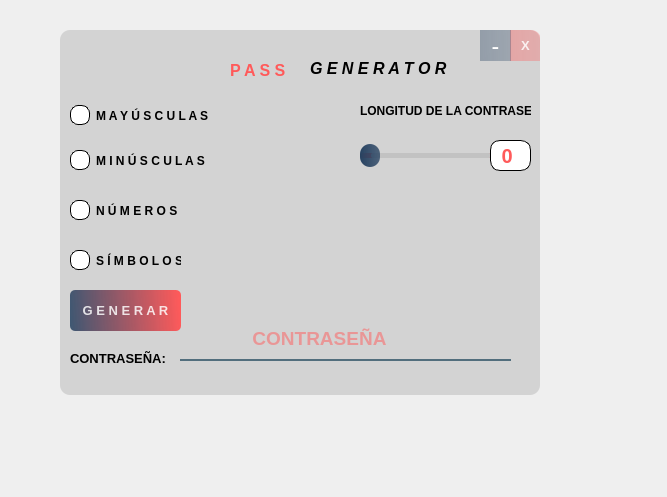
<?xml version="1.0" encoding="UTF-8"?>
<ui version="4.0">
 <class>Form</class>
 <widget class="QWidget" name="Form">
  <property name="geometry">
   <rect>
    <x>0</x>
    <y>0</y>
    <width>667</width>
    <height>497</height>
   </rect>
  </property>
  <property name="windowTitle">
   <string>Form</string>
  </property>
  <widget class="QWidget" name="widget_2" native="true">
   <property name="geometry">
    <rect>
     <x>-10</x>
     <y>10</y>
     <width>611</width>
     <height>501</height>
    </rect>
   </property>
   <widget class="QLabel" name="label_fondo">
    <property name="geometry">
     <rect>
      <x>70</x>
      <y>20</y>
      <width>480</width>
      <height>365</height>
     </rect>
    </property>
    <property name="styleSheet">
     <string notr="true">border-image: url(:/images/image.jpg);
border-radius:10px;</string>
    </property>
    <property name="text">
     <string/>
    </property>
   </widget>
   <widget class="QLabel" name="label_gradiente">
    <property name="geometry">
     <rect>
      <x>70</x>
      <y>20</y>
      <width>480</width>
      <height>365</height>
     </rect>
    </property>
    <property name="styleSheet">
     <string notr="true">background-color: rgb(0, 0, 0,30);
border-radius:10px;</string>
    </property>
    <property name="text">
     <string/>
    </property>
   </widget>
   <widget class="QWidget" name="widget" native="true">
    <property name="geometry">
     <rect>
      <x>70</x>
      <y>20</y>
      <width>480</width>
      <height>365</height>
     </rect>
    </property>
    <widget class="QCheckBox" name="cb_mayus">
     <property name="geometry">
      <rect>
       <x>10</x>
       <y>70</y>
       <width>141</width>
       <height>31</height>
      </rect>
     </property>
     <property name="font">
      <font>
       <weight>75</weight>
       <italic>false</italic>
       <bold>true</bold>
      </font>
     </property>
     <property name="autoFillBackground">
      <bool>false</bool>
     </property>
     <property name="styleSheet">
      <string notr="true">
QCheckBox::indicator:unchecked{
background-color: rgb(255, 255, 255);
	width : 18px;
	height : 18px;
	border-radius : 8px;
	border : 1px solid black;
}



QCheckBox::indicator:checked{
	background-color: qlineargradient(spread:pad, x1:0, y1:0.505682, x2:1, y2:0.477, stop:0 rgba(40, 67, 98 ),stop:1  rgb(40, 67, 98,200));
	width : 18px;
	height : 18px;
	border-radius : 8px;
	border : 1px solid black;
}





</string>
     </property>
     <property name="text">
      <string>M A Y Ú S C U L A S</string>
     </property>
     <property name="autoRepeat">
      <bool>false</bool>
     </property>
     <property name="autoExclusive">
      <bool>false</bool>
     </property>
    </widget>
    <widget class="QCheckBox" name="cb_minus">
     <property name="geometry">
      <rect>
       <x>10</x>
       <y>120</y>
       <width>141</width>
       <height>21</height>
      </rect>
     </property>
     <property name="font">
      <font>
       <weight>75</weight>
       <bold>true</bold>
      </font>
     </property>
     <property name="styleSheet">
      <string notr="true">
QCheckBox::indicator:unchecked{
background-color: rgb(255, 255, 255);
	width : 18px;
	height : 18px;
	border-radius : 8px;
	border : 1px solid black;
}



QCheckBox::indicator:checked{
	background-color: qlineargradient(spread:pad, x1:0, y1:0.505682, x2:1, y2:0.477, stop:0 rgba(40, 67, 98 ),stop:1  rgb(40, 67, 98,200));
	width : 18px;
	height : 18px;
	border-radius : 8px;
	border : 1px solid black;
}</string>
     </property>
     <property name="text">
      <string>M I N Ú S C U L A S</string>
     </property>
    </widget>
    <widget class="QCheckBox" name="cb_numeros">
     <property name="geometry">
      <rect>
       <x>10</x>
       <y>170</y>
       <width>111</width>
       <height>21</height>
      </rect>
     </property>
     <property name="font">
      <font>
       <weight>75</weight>
       <bold>true</bold>
      </font>
     </property>
     <property name="styleSheet">
      <string notr="true">
QCheckBox::indicator:unchecked{
background-color: rgb(255, 255, 255);
	width : 18px;
	height : 18px;
	border-radius : 8px;
	border : 1px solid black;
}



QCheckBox::indicator:checked{
	background-color: qlineargradient(spread:pad, x1:0, y1:0.505682, x2:1, y2:0.477, stop:0 rgba(40, 67, 98 ),stop:1  rgb(40, 67, 98,200));
	width : 18px;
	height : 18px;
	border-radius : 8px;
	border : 1px solid black;
}</string>
     </property>
     <property name="text">
      <string>N Ú M E R O S</string>
     </property>
    </widget>
    <widget class="QCheckBox" name="cb_simbolos">
     <property name="geometry">
      <rect>
       <x>10</x>
       <y>220</y>
       <width>111</width>
       <height>21</height>
      </rect>
     </property>
     <property name="font">
      <font>
       <weight>75</weight>
       <bold>true</bold>
      </font>
     </property>
     <property name="styleSheet">
      <string notr="true">
QCheckBox::indicator:unchecked{
background-color: rgb(255, 255, 255);
	width : 18px;
	height : 18px;
	border-radius : 8px;
	border : 1px solid black;
}



QCheckBox::indicator:checked{
	background-color: qlineargradient(spread:pad, x1:0, y1:0.505682, x2:1, y2:0.477, stop:0 rgba(40, 67, 98 ),stop:1  rgb(40, 67, 98,200));
	width : 18px;
	height : 18px;
	border-radius : 8px;
	border : 1px solid black;
}</string>
     </property>
     <property name="text">
      <string>S Í M B O L O S </string>
     </property>
    </widget>
    <widget class="QSlider" name="slider_long">
     <property name="geometry">
      <rect>
       <x>300</x>
       <y>110</y>
       <width>131</width>
       <height>31</height>
      </rect>
     </property>
     <property name="styleSheet">
      <string notr="true">QSlider::groove:horizontal {
	height: 5px;
	background: rgb(255, 90, 90);
	border-radius: 2px;

}

QSlider::handle:horizontal {
	height: 20px;
	width:20px;
	margin: -9px 0;
	border-radius: 10px;
	background-color: qlineargradient(spread:pad, x1:0, y1:0.505682, x2:1, y2:0.477, stop:0 rgba(40, 67, 98 ),stop:1  rgb(40, 67, 98,200));

}	

QSlider::add-page:horizontal{
	background:  rgb(210,210, 210);
	border-radius: 2px;
	background-color:  rgb(194, 194, 194);
	
}</string>
     </property>
     <property name="orientation">
      <enum>Qt::Horizontal</enum>
     </property>
    </widget>
    <widget class="QLabel" name="lbl_titulo_long">
     <property name="geometry">
      <rect>
       <x>300</x>
       <y>70</y>
       <width>171</width>
       <height>21</height>
      </rect>
     </property>
     <property name="font">
      <font>
       <weight>75</weight>
       <bold>true</bold>
      </font>
     </property>
     <property name="text">
      <string>LONGITUD DE LA CONTRASEÑA</string>
     </property>
    </widget>
    <widget class="QLabel" name="lbl_titulo_pass">
     <property name="geometry">
      <rect>
       <x>10</x>
       <y>320</y>
       <width>111</width>
       <height>16</height>
      </rect>
     </property>
     <property name="font">
      <font>
       <pointsize>10</pointsize>
       <weight>75</weight>
       <bold>true</bold>
      </font>
     </property>
     <property name="text">
      <string>CONTRASEÑA:</string>
     </property>
    </widget>
    <widget class="QLabel" name="lbl_vis">
     <property name="geometry">
      <rect>
       <x>430</x>
       <y>110</y>
       <width>41</width>
       <height>31</height>
      </rect>
     </property>
     <property name="font">
      <font>
       <pointsize>15</pointsize>
       <weight>75</weight>
       <bold>true</bold>
      </font>
     </property>
     <property name="styleSheet">
      <string notr="true">background-color: rgb(255, 255, 255);
color: rgb(255, 90, 90);
border: 1px solid black;
border-radius: 10px;</string>
     </property>
     <property name="text">
      <string> 0</string>
     </property>
    </widget>
    <widget class="QPushButton" name="btn_generar">
     <property name="geometry">
      <rect>
       <x>10</x>
       <y>260</y>
       <width>111</width>
       <height>41</height>
      </rect>
     </property>
     <property name="font">
      <font>
       <pointsize>10</pointsize>
       <weight>75</weight>
       <bold>true</bold>
      </font>
     </property>
     <property name="styleSheet">
      <string notr="true">QPushButton{
	background-color: qlineargradient(spread:pad, x1:0, y1:0.505682, x2:1, y2:0.477, stop:0 rgba(40, 67, 98 ,219),stop:1  rgb(255, 90, 90)); 
	color: rgb(255, 255, 255,210);
	border-radius:5px;



}

QPushButton:pressed{
	
	background-color: qlineargradient(spread:pad, x1:0, y1:0.505682, x2:1, y2:0.477, stop:0 rgba(40, 67, 98 ,195),stop:1  rgb(255, 90, 90)); 
	
	padding-left:2px;
	padding-top:2px;


}


QPushButton:hover{

background-color: qlineargradient(spread:pad, x1:0, y1:0.505682, x2:1, y2:0.477, stop:0 rgba(40, 67, 98 ,195),stop:1  rgb(255, 90, 90)); 
	
	
}</string>
     </property>
     <property name="text">
      <string>G E N E R A R</string>
     </property>
    </widget>
    <widget class="QLabel" name="titulo1">
     <property name="geometry">
      <rect>
       <x>170</x>
       <y>30</y>
       <width>61</width>
       <height>21</height>
      </rect>
     </property>
     <property name="font">
      <font>
       <pointsize>12</pointsize>
       <weight>75</weight>
       <bold>true</bold>
      </font>
     </property>
     <property name="styleSheet">
      <string notr="true">color: rgb(255, 90, 90);</string>
     </property>
     <property name="text">
      <string>P A S S</string>
     </property>
    </widget>
    <widget class="QLabel" name="titulo2">
     <property name="geometry">
      <rect>
       <x>250</x>
       <y>30</y>
       <width>151</width>
       <height>16</height>
      </rect>
     </property>
     <property name="font">
      <font>
       <pointsize>12</pointsize>
       <weight>75</weight>
       <italic>true</italic>
       <bold>true</bold>
       <underline>false</underline>
       <strikeout>false</strikeout>
      </font>
     </property>
     <property name="text">
      <string>G E N E R A T O R</string>
     </property>
    </widget>
    <widget class="QPushButton" name="pushButton_12">
     <property name="geometry">
      <rect>
       <x>450</x>
       <y>0</y>
       <width>31</width>
       <height>31</height>
      </rect>
     </property>
     <property name="font">
      <font>
       <pointsize>10</pointsize>
       <weight>75</weight>
       <bold>true</bold>
      </font>
     </property>
     <property name="styleSheet">
      <string notr="true">QPushButton{
	background-color: qlineargradient(spread:pad, x1:0, y1:0.505682, x2:1, y2:0.477, stop:0  rgb(255, 90, 90,95),stop:1  rgb(255, 90, 90,80)); 
	color: rgb(255, 255, 255,210);
	border-top-right-radius:10px;



}

QPushButton:pressed{
	background-color: qlineargradient(spread:pad, x1:0, y1:0.505682, x2:1, y2:0.477, stop:0  rgb(255, 90, 90,75),stop:1  rgb(255, 90, 90,60)); 
	padding-left:2px;
	padding-top:2px;


}


QPushButton:hover{

background-color: qlineargradient(spread:pad, x1:0, y1:0.505682, x2:1, y2:0.477, stop:0  rgb(255, 90, 90,75),stop:1  rgb(255, 90, 90,60)); 
	
	
}</string>
     </property>
     <property name="text">
      <string>X</string>
     </property>
    </widget>
    <widget class="QPushButton" name="pushButton">
     <property name="geometry">
      <rect>
       <x>420</x>
       <y>0</y>
       <width>31</width>
       <height>31</height>
      </rect>
     </property>
     <property name="font">
      <font>
       <pointsize>17</pointsize>
      </font>
     </property>
     <property name="styleSheet">
      <string notr="true">QPushButton{

	color: rgb(255, 255, 255);
	background-color: qlineargradient(spread:pad, x1:0, y1:0.505682, x2:1, y2:0.477, stop:0  rgb(40, 67, 98 ,95),stop:1  rgb(40, 67, 98 ,80)); 
border: none;


}

QPushButton:pressed{
	background-color: qlineargradient(spread:pad, x1:0, y1:0.505682, x2:1, y2:0.477, stop:0  rgb(40, 67, 98 ,80),stop:1  rgb(40, 67, 98 ,65)); 
	padding-left:2px;
	padding-top:2px;


}


QPushButton:hover{

background-color: qlineargradient(spread:pad, x1:0, y1:0.505682, x2:1, y2:0.477, stop:0  rgb(40, 67, 98 ,80),stop:1  rgb(40, 67, 98 ,65)); 
	
	
}</string>
     </property>
     <property name="text">
      <string>-</string>
     </property>
    </widget>
    <widget class="QLineEdit" name="ln_pass">
     <property name="geometry">
      <rect>
       <x>120</x>
       <y>290</y>
       <width>331</width>
       <height>41</height>
      </rect>
     </property>
     <property name="font">
      <font>
       <pointsize>14</pointsize>
       <weight>75</weight>
       <bold>true</bold>
      </font>
     </property>
     <property name="styleSheet">
      <string notr="true">background-color:rgba(0,0,0,0);
color: rgb(255, 90, 90);
border:2px solid rgba(0,0,0,0);
border-bottom-color:rgba(46,82,101,200);
padding-bottom:4px;</string>
     </property>
     <property name="text">
      <string/>
     </property>
     <property name="placeholderText">
      <string>             CONTRASEÑA        </string>
     </property>
    </widget>
   </widget>
  </widget>
 </widget>
 <resources>
  <include location="images/res.qrc"/>
 </resources>
 <connections>
  <connection>
   <sender>pushButton_12</sender>
   <signal>clicked()</signal>
   <receiver>Form</receiver>
   <slot>close()</slot>
   <hints>
    <hint type="sourcelabel">
     <x>548</x>
     <y>37</y>
    </hint>
    <hint type="destinationlabel">
     <x>577</x>
     <y>481</y>
    </hint>
   </hints>
  </connection>
  <connection>
   <sender>pushButton</sender>
   <signal>clicked()</signal>
   <receiver>Form</receiver>
   <slot>hide()</slot>
   <hints>
    <hint type="sourcelabel">
     <x>519</x>
     <y>35</y>
    </hint>
    <hint type="destinationlabel">
     <x>496</x>
     <y>469</y>
    </hint>
   </hints>
  </connection>
  <connection>
   <sender>slider_long</sender>
   <signal>valueChanged(int)</signal>
   <receiver>lbl_vis</receiver>
   <slot>setNum(int)</slot>
   <hints>
    <hint type="sourcelabel">
     <x>485</x>
     <y>148</y>
    </hint>
    <hint type="destinationlabel">
     <x>533</x>
     <y>142</y>
    </hint>
   </hints>
  </connection>
 </connections>
</ui>
